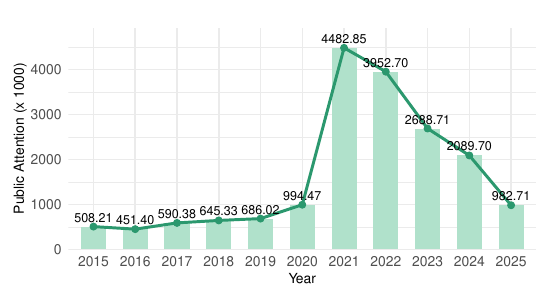

The script that saved this image:
library(ggplot2)
library(dplyr)


data <- read.csv('../time_year_trend.csv')
data <- data %>% select(year, total)


p <- ggplot(data, aes(x = factor(year), y = total)) +
  geom_bar(stat = 'identity', fill = '#B0E1CB', width = 0.6) +
  geom_line(aes(group = 1), color = '#2B986E', size = 1) +
  geom_point(color = '#2B986E', size = 2) +
  geom_text(aes(label = sprintf("%.2f", total / 1000)), vjust = -0.5, size = 3.2) +
  scale_y_continuous(labels = function(x) x / 1000, expand = expansion(mult = c(0, 0.1))) +
  labs(
    x = "Year",
    y = "Public Attention (x 1000)"
  ) +
  theme_minimal() +
  theme(
    axis.text.x = element_text(angle = 0, hjust = 0.5, size = 10),
    axis.text.y = element_text(size = 10),  
    plot.margin = margin(t = 20, r = 10, b = 10, l = 10),
    axis.title.x = element_text(size = 10),                  
    axis.title.y = element_text(size = 10),                  
   
  )

print(p)
ggsave('time_year_trend.pdf', plot = p, width = 5.5, height = 3, limitsize = FALSE)
